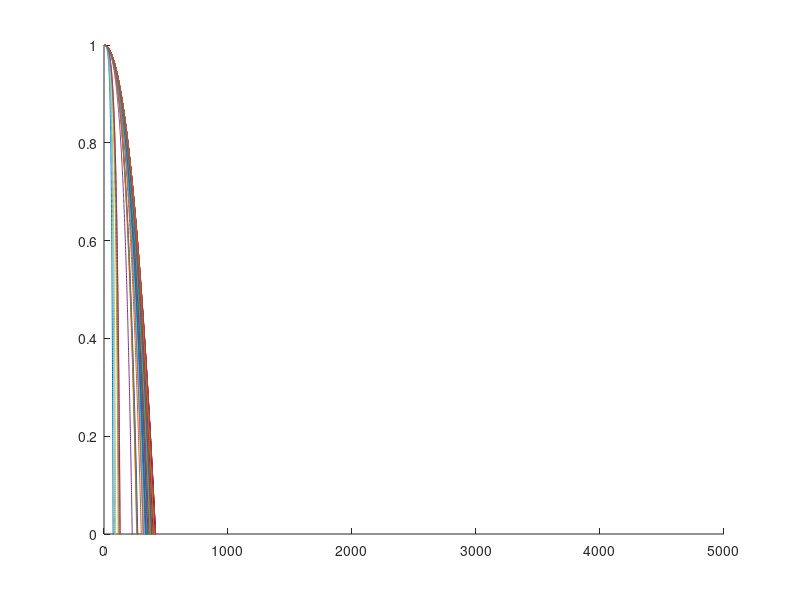

Reproduce this figure in MATLAB.
%%% Title
% ASTE 404 Final Project
% V1
% 11/2/2021

clc; clear; close all;


%% Define Variables

% Dropplet Min Diameter [m]
dropMinD = .0001;

% Dropplet Max Diamater [m]
dropMaxD = .1;

% Number of Dropplets [n]
numDrops = 100;

% Initial Height [m]
h = 1;

% Density of dropplets [kg/m^3]
rhoD = 1000;

% Initial Velocity X [m/s]
v0x = 1000;

% Initial Velocity Y [m/s]
v0y = 0;

% Air Density [kg/m^3]
rhoA = 1.225;

% Drag Coefficient for streamlined body [-]
cD = .04;

% Time Step [s]
dt = .001;

% Itterations [n]
I = 10000;




%% Define Arrays

% Dropplet Sample Diamteters [m]
dropDs = zeros(1, numDrops);

% Dropplet Sample Areas [m^2]
dropAs = zeros(1, numDrops);

% Drag Forces on each dropplet [N]
forceDrag = zeros(I, numDrops);

% Dropplet mass [kg]
massD = zeros(1, numDrops);

% Velocity in Y [m/s]
vY = zeros(I,numDrops);

% Velocity in Y [m/s]
vX = zeros(I,numDrops);
vX(1,:) = v0x;

% Position in Y [m/s]
Y = zeros(I,numDrops);

% Position in Y [m/s]
X = zeros(I,numDrops);



%% Calculations

for i = 1:numDrops
    
    % Generate Dropplet Diameters within range
    D = 0;
    while D < dropMinD
        D = rand()*dropMaxD;
    end
    dropDs(i) = D;

    % Generate areas
    dropAs(i) = 0.25*pi()*dropDs(i)^2;

    % Generate masses of dropplets
    massD(i) = rhoD*(4/3)*pi()*(dropDs(i)/2)^3;
end


% Position Generator
t = 0;
for i = 1:I
    t = t+dt;
    for j = 1:numDrops
        % Generate Y positions as particle falls
        Y(i,j) = h-.5*9.81*t^2;
        
        forceDrag(i,j) = .5*rhoA*cD*dropAs(j)*vX(i,j)^2;
        a = forceDrag(i,j)/massD(j);
        vX(i+1,j) = vX(i,j)-a*dt;

        % Generate X positions without drag
        X(i+1,j) = X(i,j)+vX(i,j)*dt-.5*a*dt^2;
        
    end
end

for i = 1:numDrops
    hold on;
    plot(X(1:I,i),Y(:,i));
end


ylim([0,h]);



    







